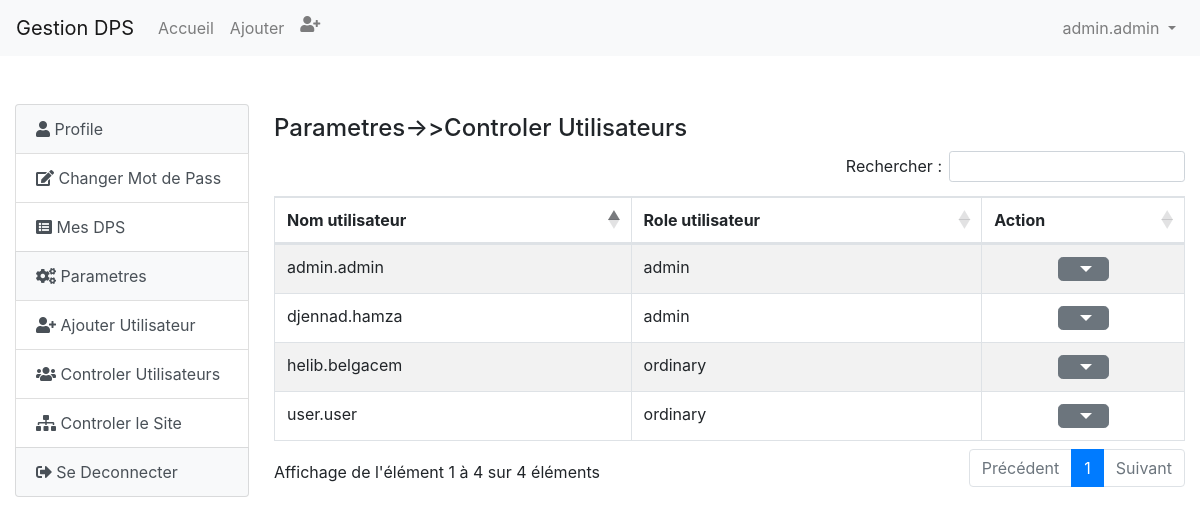
The app's page /cpanel.php?action=CtrlU (signed in) with its own data.
### tables this page shows
CREATE TABLE `users` (
  `id_user` int(11) NOT NULL,
  `nom_user` varchar(250) NOT NULL,
  `role_user` enum('admin','moderator','ordinary') NOT NULL,
  `pass_user` varchar(250) NOT NULL
);

### cpanel.php (the view, shortened to what this page needs)
<?php include('config.php'); ?>
<?php include('navbar.php'); ?>
<br><br>
<section class="container-fluid">
    <div class="one">
		<div class="list-group">
			<a href="cpanel.php?action=profile" class="list-group-item list-group-item-action bg-light"><i class="fas fa-user"></i> Profile</a>
			<a href="cpanel.php?action=chmp" class="list-group-item list-group-item-action"><i class="fas fa-edit"></i> Changer Mot de Pass</a>
			<a href="cpanel.php?action=mesDPS" class="list-group-item list-group-item-action"><i class="fas fa-list-alt"></i> Mes DPS</a>
			<?php if(isset($_SESSION['role_user']) && $_SESSION['role_user']=='admin'){ ?>
			<a href="cpanel.php?action=parametres" class="list-group-item list-group-item-action bg-light"><i class="fas fa-cogs"></i> Parametres</a>
			<a href="cpanel.php?action=ajoutU" class="list-group-item list-group-item-action"><i class="fas fa-user-plus"></i> Ajouter Utilisateur</a>
			<a href="cpanel.php?action=CtrlU" class="list-group-item list-group-item-action"><i class="fas fa-users"></i> Controler Utilisateurs</a>
			<a href="cpanel.php?action=CtrlS" class="list-group-item list-group-item-action"><i class="fas fa-sitemap"></i> Controler le Site</a>
			<?php } ?>
			<a href="logout.php" class="list-group-item list-group-item-action bg-light"><i class="fas fa-sign-out-alt"></i> Se Deconnecter</a>
		</div>
	</div>
    <div class="two">
		<?php if($_SESSION['role_user']=='admin'){ ?>
		<?php
			if(isset($_GET["action"]) && $_GET["action"] == "CtrlU")	{
		?>
		<h4>Parametres->>Controler Utilisateurs</h4>
			<table class="table table-striped table-bordered" id="info_tbl">
			<thead>
				<tr>
					<th>Nom utilisateur</th>
					<th>Role utilisateur</th>
					<th>Action</th>
				</tr>
			</thead>
			<tbody>
			<?php
				$query ="SELECT * FROM users ORDER BY id_user";
				$result = mysqli_query($connect, $query);
                          while($row = mysqli_fetch_array($result))
                          {
                               echo '
                               <tr>
                                    <td>'.$row["nom_user"].'</td>
                                    <td>'.$row["role_user"].'</td>
									<td><center>
                                        <div class="dropdown">
                                        <button class="btn btn-secondary btn-lg dropdown-toggle" type="button" id="dropdownMenuButton" data-toggle="dropdown" aria-haspopup="true" aria-expanded="false">
                                        </button>
                                        <div class="dropdown-menu dropdown-menu-right" aria-labelledby="dropdownMenuButton">
                                            <a class="dropdown-item" href="#">Afficher</a>
                                            <a class="dropdown-item" href="#">Modifier</a>
                                            <a class="dropdown-item" href="#">Supprimer</a>
                                        </div>
                                        </div></center>
                                    </td>
                               </tr>
                               ';
                          }
                          ?>
			</tbody>
			</table>
		<?php }  ?>
		<?php } ?>
	</div>
</section>

### css/style.css (style rules this page uses)
html, body { width: 100%; }
table { margin: 0 auto; }
.one { width: 20%; float: left; }
.two { margin-left: 20%; padding-left : 25px; padding-top : 10px; }

### records on screen
users: nom_user "admin.admin", role_user "admin"
users: nom_user "user.user", role_user "ordinary"
users: nom_user "djennad.hamza", role_user "admin"
users: nom_user "helib.belgacem", role_user "ordinary"

### other values on screen
$_SESSION['nom_user'] "admin.admin"
